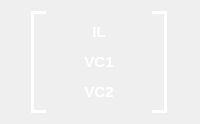
                 <widget class="QFrame" name="StateVariabel">
                  <property name="sizePolicy">
                   <sizepolicy hsizetype="Fixed" vsizetype="Fixed">
                    <horstretch>0</horstretch>
                    <verstretch>0</verstretch>
                   </sizepolicy>
                  </property>
                  <property name="frameShape">
                   <enum>QFrame::NoFrame</enum>
                  </property>
                  <property name="frameShadow">
                   <enum>QFrame::Raised</enum>
                  </property>
                  <layout class="QHBoxLayout" name="horizontalLayout_27">
                   <item>
                    <widget class="QFrame" name="frame_54">
                     <property name="minimumSize">
                      <size>
                       <width>15</width>
                       <height>0</height>
                      </size>
                     </property>
                     <property name="maximumSize">
                      <size>
                       <width>15</width>
                       <height>16777215</height>
                      </size>
                     </property>
                     <property name="styleSheet">
                      <string notr="true">border-top: 3px solid white;
border-left: 3px solid white;
border-bottom: 3px solid white;
</string>
                     </property>
                     <property name="frameShape">
                      <enum>QFrame::NoFrame</enum>
                     </property>
                     <property name="frameShadow">
                      <enum>QFrame::Raised</enum>
                     </property>
                    </widget>
                   </item>
                   <item>
                    <widget class="QFrame" name="frame_55">
                     <property name="sizePolicy">
                      <sizepolicy hsizetype="Fixed" vsizetype="Fixed">
                       <horstretch>0</horstretch>
                       <verstretch>0</verstretch>
                      </sizepolicy>
                     </property>
                     <property name="styleSheet">
                      <string notr="true">border: 2px;
border-color:  rgb(255, 255, 255);</string>
                     </property>
                     <property name="frameShape">
                      <enum>QFrame::NoFrame</enum>
                     </property>
                     <property name="frameShadow">
                      <enum>QFrame::Raised</enum>
                     </property>
                     <layout class="QVBoxLayout" name="verticalLayout_15">
                      <item>
                       <widget class="QLabel" name="State1">
                        <property name="sizePolicy">
                         <sizepolicy hsizetype="Fixed" vsizetype="Preferred">
                          <horstretch>0</horstretch>
                          <verstretch>0</verstretch>
                         </sizepolicy>
                        </property>
                        <property name="maximumSize">
                         <size>
                          <width>70</width>
                          <height>16777215</height>
                         </size>
                        </property>
                        <property name="styleSheet">
                         <string notr="true">border-radius : 2px;
color: rgb(255, 255, 255);
font-size: 15px;
padding:3px;
font-family: &quot;SF Pro Display&quot;; 
		font-weight: bold; 
    	font-style: normal;</string>
                        </property>
                        <property name="text">
                         <string>IL</string>
                        </property>
                        <property name="alignment">
                         <set>Qt::AlignCenter</set>
                        </property>
                       </widget>
                      </item>
                      <item>
                       <widget class="QLabel" name="State2">
                        <property name="maximumSize">
                         <size>
                          <width>70</width>
                          <height>16777215</height>
                         </size>
                        </property>
                        <property name="styleSheet">
                         <string notr="true">border-radius : 2px;
color: rgb(255, 255, 255);
font-size: 15px;
padding:3px;
font-family: &quot;SF Pro Display&quot;; 
		font-weight: bold; 
    	font-style: normal;</string>
                        </property>
                        <property name="text">
                         <string>VC1</string>
                        </property>
                        <property name="alignment">
                         <set>Qt::AlignCenter</set>
                        </property>
                       </widget>
                      </item>
                      <item>
                       <widget class="QLabel" name="State3">
                        <property name="styleSheet">
                         <string notr="true">border-radius : 2px;
color: rgb(255, 255, 255);
font-size: 15px;
padding:3px;
font-family: &quot;SF Pro Display&quot;; 
		font-weight: bold; 
    	font-style: normal;</string>
                        </property>
                        <property name="text">
                         <string>VC2</string>
                        </property>
                        <property name="alignment">
                         <set>Qt::AlignCenter</set>
                        </property>
                       </widget>
                      </item>
                     </layout>
                    </widget>
                   </item>
                   <item>
                    <widget class="QFrame" name="frame_56">
                     <property name="minimumSize">
                      <size>
                       <width>15</width>
                       <height>0</height>
                      </size>
                     </property>
                     <property name="maximumSize">
                      <size>
                       <width>15</width>
                       <height>16777215</height>
                      </size>
                     </property>
                     <property name="styleSheet">
                      <string notr="true">border-top: 3px solid white;
border-right: 3px solid white;
border-bottom: 3px solid white;
</string>
                     </property>
                     <property name="frameShape">
                      <enum>QFrame::NoFrame</enum>
                     </property>
                     <property name="frameShadow">
                      <enum>QFrame::Raised</enum>
                     </property>
                    </widget>
                   </item>
                  </layout>
                 </widget>
